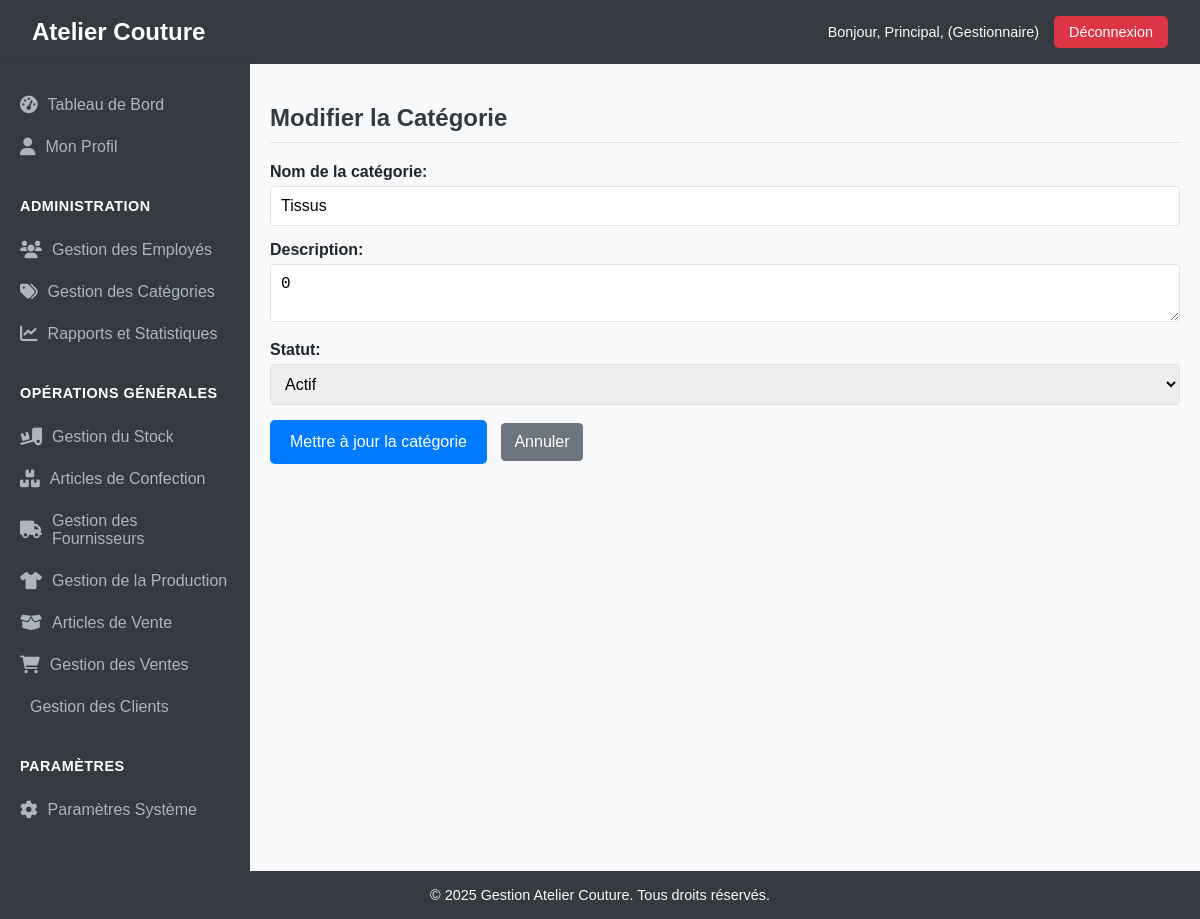
The app's page /index.php?action=modifierCategorie&id=1 (signed in) with its own data.
### tables this page shows
CREATE TABLE IF NOT EXISTS `categories` (
  `categorie_id` int NOT NULL AUTO_INCREMENT,
  `libelle` varchar(255) NOT NULL,
  `statut` varchar(50) NOT NULL DEFAULT 'actif',
  `description` varchar(255) DEFAULT NULL,
  PRIMARY KEY (`categorie_id`),
  UNIQUE KEY `nom_categorie` (`libelle`) USING BTREE
);

### src/Controllers/Controller.php (called while the page is built, shortened)
<?php
abstract class Controller {
    protected function render(string $path, array $data = []): void {
        extract($data);
        require_once ROOT_PATH . '/vues/' . $path . '.php';
    }
}

### src/Controllers/CategorieController.php (called while the page is built, shortened)
<?php
class CategorieController extends Controller {
    private $categorieService;
    public function __construct() {
        $this->categorieService = new CategorieService();
    }
    public function edit(int $id): void {
        $categorie = $this->categorieService->getCategorieById($id);
        $errors = [];
        $formData = $categorie->toArray();
        $this->render('categories/ajouter_modifier', [
            'title' => 'Modifier la Catégorie',
            'errors' => $errors,
            'formData' => $formData,
            'isEdit' => true
        ]);
    }
}

### config/config.php (called while the page is built, shortened)
<?php
spl_autoload_register(function ($class) {
    $prefix = 'App\\';
    $base_dir = ROOT_PATH . '/src/';
    $len = strlen($prefix);
    $relative_class = substr($class, $len);
    $file = $base_dir . str_replace('\\', '/', $relative_class) . '.php';
});
?>

### src/Repositories/ConnexionBD.php (called while the page is built, shortened)
<?php
class ConnexionBD {
    private static $instance = null;
    private $conn;
    private function __construct() {
        $this->host = DB_HOST;
        $this->db_name = DB_NAME;
        $this->username = DB_USER;
        $this->password = DB_PASSWORD;
        try {
            $dsn = "mysql:host={$this->host};dbname={$this->db_name};charset=utf8mb4";
            $options = [
                PDO::ATTR_ERRMODE            => PDO::ERRMODE_EXCEPTION,
                PDO::ATTR_DEFAULT_FETCH_MODE => PDO::FETCH_ASSOC,
                PDO::ATTR_EMULATE_PREPARES   => false,
            ];
            $this->conn = new PDO($dsn, $this->username, $this->password, $options);
        } catch (PDOException $e) {
            die("Erreur de connexion à la base de données : " . $e->getMessage());
        }
    }
    public static function getInstance() {
        if (self::$instance === null) {
            self::$instance = new ConnexionBD();
        }
        return self::$instance;
    }
    public function getConnexion() {
        return $this->conn;
    }
}

### src/Services/CategorieService.php (called while the page is built, shortened)
<?php
class CategorieService {
    private $categorieRepository;
    public function __construct() {
        $this->categorieRepository = new CategorieRepository();
    }
    public function getCategorieById(int $id): ?Categorie {
        $categorieData = $this->categorieRepository->findById($id);
        if ($categorieData) {
            return (new Categorie())->fromArray($categorieData);
        }
        return null;
    }
}

### src/Repositories/BaseRepository.php (called while the page is built, shortened)
<?php
abstract class BaseRepository {
    protected $db;
    protected $table;
    protected $idColumn;
    public function __construct(string $table, string $idColumn = 'id') {
        $this->db = ConnexionBD::getInstance()->getConnexion();
        $this->table = $table;
        $this->idColumn = $idColumn;
    }
    public function findById(int $id): ?array {
        $stmt = $this->db->prepare("SELECT * FROM {$this->table} WHERE {$this->idColumn} = :id");
        $stmt->execute([':id' => $id]);
        $result = $stmt->fetch(PDO::FETCH_ASSOC);
        return $result ?: null;
    }
}

### src/Models/Categorie.php (called while the page is built, shortened)
<?php
class Categorie {
    private $categorie_id;
    private $libelle;
    private $description;
    private $date_creation;
    private $statut;
    public function setCategorieId(?int $categorie_id): self { $this->categorie_id = $categorie_id; return $this; }
    public function setLibelle(?string $libelle): self { $this->libelle = $libelle; return $this; }
    public function setDescription(?string $description): self { $this->description = $description; return $this; }
    public function setDateCreation(?string $date_creation): self { $this->date_creation = $date_creation; return $this; }
    public function setStatut(?string $statut): self { $this->statut = $statut; return $this; }
    public function fromArray(array $data): self {
        return $this;
    }
    public function toArray(): array {
        return [
            'categorie_id' => $this->categorie_id,
            'libelle' => $this->libelle,
            'description' => $this->description,
            'date_creation' => $this->date_creation,
            'statut' => $this->statut,
        ];
    }
}

### vues/categories/ajouter_modifier.php (the view, shortened to what this page needs)
<?php require_once ROOT_PATH . '/vues/includes/header.php'; ?>
<main class="content">
    <h2><?= htmlspecialchars($title) ?></h2>
    <form action="" method="POST">
        <div>
            <label for="libelle">Nom de la catégorie:</label>
            <input type="text" id="libelle" name="libelle" value="<?= htmlspecialchars($formData['libelle'] ?? '') ?>" required>
        </div>
        <div>
            <label for="description">Description:</label>
            <textarea id="description" name="description"><?= htmlspecialchars($formData['description'] ?? '') ?></textarea>
        </div>
        <div>
            <label for="statut">Statut:</label>
            <select id="statut" name="statut" required>
                <option value="actif" <?= ($formData['statut'] ?? 'actif') === 'actif' ? 'selected' : '' ?>>Actif</option>
            </select>
        </div>
        <button type="submit" class="btn btn-primary"><?= $isEdit ? 'Mettre à jour' : 'Ajouter' ?> la catégorie</button>
        <a href="<?= BASE_URL ?>index.php?action=categories" class="btn btn-secondary">Annuler</a>
    </form>
</main>
<?php require_once ROOT_PATH . '/vues/includes/footer.php'; ?>

### public/assets/css/style.css (style rules this page uses)
:root { --primary-color: #007bff; --secondary-color: #6c757d; --success-color: #28a745; --warning-color: #ffc107; --danger-color: #dc3545; --info-color: #17a2b8; --light-color: #f8f9fa; --dark-color: #343a40; --header-bg: #343a40; --sidebar-bg: #343a40; --sidebar-link-color: #adb5bd; --sidebar-link-hover-bg: #495057; --sidebar-active-link-bg: #007bff; --content-bg: #f8f9fa; --border-color: #dee2e6; --text-color: #212529; }
body { font-family: Arial, sans-serif; margin: 0; padding: 0; display: flex; flex-direction: column; min-height: 100vh; background-color: var(--content-bg); color: var(--text-color); }
.content { flex: 1; padding: 20px; background-color: var(--content-bg); overflow-y: auto; }
.content h2 { color: var(--dark-color); margin-bottom: 20px; border-bottom: 1px solid var(--border-color); padding-bottom: 10px; }
.btn { display: inline-block; font-weight: 400; color: white; text-align: center; vertical-align: middle; -webkit-user-select: none; -moz-user-select: none; -ms-user-select: none; user-select: none; background-color: transparent; border: 1px solid transparent; padding: 0.375rem 0.75rem; font-size: 1rem; line-height: 1.5; border-radius: 0.25rem; transition: color 0.15s ease-in-out, background-color 0.15s ease-in-out, border-color 0.15s ease-in-out, box-shadow 0.15s ease-in-out; text-decoration: none; }
.btn-primary { color: white; background-color: var(--primary-color); border-color: var(--primary-color); }
.btn-secondary { color: white; background-color: var(--secondary-color); border-color: var(--secondary-color); }
form div { margin-bottom: 15px; }
form label { display: block; margin-bottom: 5px; font-weight: bold; }
form input[type="text"], form input[type="email"], form input[type="password"], form input[type="number"], form textarea, form select { width: 100%; padding: 10px; border: 1px solid var(--border-color); border-radius: 4px; box-sizing: border-box; font-size: 1rem; }
form input[type="submit"], form button[type="submit"] { background-color: var(--primary-color); color: white; padding: 10px 20px; border: none; border-radius: 5px; cursor: pointer; font-size: 1rem; margin-right: 10px; }

### records on screen
categories: libelle "Tissus", description "0", statut "Actif"

### other values on screen
$_SESSION['user_prenom'] "Principal"
$_SESSION['user_role'] "Gestionnaire"
$title "Modifier la Catégorie"
